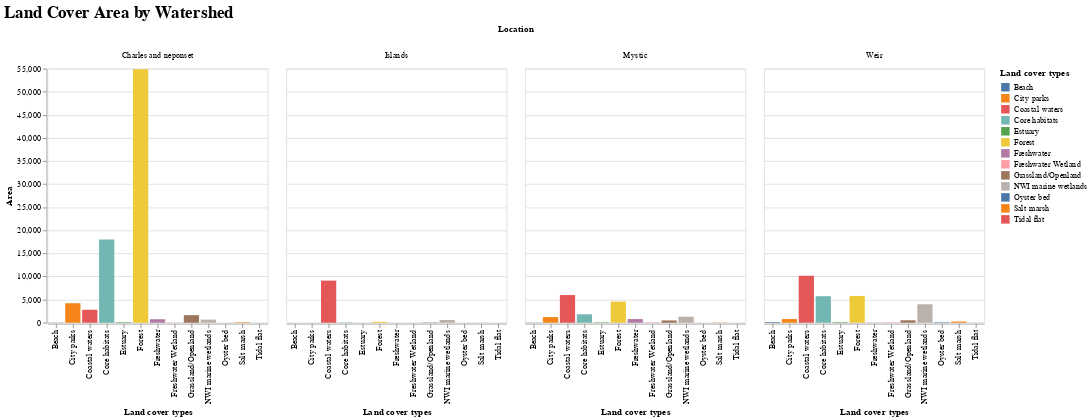

Here is the notebook cell this chart was saved with:
### Code cell
table3chart = alt.Chart(table3).mark_bar().encode(
    x='Land cover types:N',
    y='Area:Q',
    color='Land cover types:N',
    column='Location:N').properties(title='Land Cover Area by Watershed')

table3chart.configure_title(
    fontSize=20,
    font='Arial',
    anchor='start',
    color='black')

### Figure 1 — Vega-Lite specification as saved in the notebook (floating-point values rounded to 4 significant figures)
{"config": {"view": {"continuousWidth": 400, "continuousHeight": 300}, "title": {"anchor": "start", "color": "black", "font": "Arial", "fontSize": 20}}, "data": {"name": "data-ada309f7a08a96de0efd801acb5584e3"}, "mark": "bar", "encoding": {"color": {"field": "Land cover types", "type": "nominal"}, "column": {"field": "Location", "type": "nominal"}, "x": {"field": "Land cover types", "type": "nominal"}, "y": {"field": "Area", "type": "quantitative"}}, "title": "Land Cover Area by Watershed", "$schema": "https://vega.github.io/schema/vega-lite/v4.17.0.json", "datasets": {"data-ada309f7a08a96de0efd801acb5584e3": [{"Land cover types": "NWI marine wetlands", "Location": "Mystic", "Area": 1299.0}, {"Land cover types": "Salt marsh", "Location": "Mystic", "Area": 46.8}, {"Land cover types": "Freshwater Wetland", "Location": "Mystic", "Area": 94.3}, {"Land cover types": "City parks", "Location": "Mystic", "Area": 1215.0}, {"Land cover types": "Beach", "Location": "Mystic", "Area": 35.25}, {"Land cover types": "Freshwater", "Location": "Mystic", "Area": 786.2}, {"Land cover types": "Oyster bed", "Location": "Mystic", "Area": 0.0}, {"Land cover types": "Estuary", "Location": "Mystic", "Area": 86.48}, {"Land cover types": "Tidal flat", "Location": "Mystic", "Area": 6.68}, {"Land cover types": "Forest", "Location": "Mystic", "Area": 4574.0}, {"Land cover types": "Grassland/Openland", "Location": "Mystic", "Area": 491.0}, {"Land cover types": "Core habitats", "Location": "Mystic", "Area": 1823.0}, {"Land cover types": "Coastal waters", "Location": "Mystic", "Area": 5985.0}, {"Land cover types": "NWI marine wetlands", "Location": "Charles and neponset", "Area": 671.4}, {"Land cover types": "Salt marsh", "Location": "Charles and neponset", "Area": 108.4}, {"Land cover types": "Freshwater Wetland", "Location": "Charles and neponset", "Area": 40.8}, {"Land cover types": "City parks", "Location": "Charles and neponset", "Area": 4218.0}, {"Land cover types": "Beach", "Location": "Charles and neponset", "Area": 40.54}, {"Land cover types": "Freshwater", "Location": "Charles and neponset", "Area": 752.1}, {"Land cover types": "Oyster bed", "Location": "Charles and neponset", "Area": 0.0}, {"Land cover types": "Estuary", "Location": "Charles and neponset", "Area": 115.2}, {"Land cover types": "Tidal flat", "Location": "Charles and neponset", "Area": 5.6}, {"Land cover types": "Forest", "Location": "Charles and neponset", "Area": 54860.0}, {"Land cover types": "Grassland/Openland", "Location": "Charles and neponset", "Area": 1632.0}, {"Land cover types": "Core habitats", "Location": "Charles and neponset", "Area": 18030.0}, {"Land cover types": "Coastal waters", "Location": "Charles and neponset", "Area": 2801.0}, {"Land cover types": "NWI marine wetlands", "Location": "Weir", "Area": 3990.0}, {"Land cover types": "Salt marsh", "Location": "Weir", "Area": 255.7}, {"Land cover types": "Freshwater Wetland", "Location": "Weir", "Area": 99.92}, {"Land cover types": "City parks", "Location": "Weir", "Area": 790.6}, {"Land cover types": "Beach", "Location": "Weir", "Area": 137.0}, {"Land cover types": "Freshwater", "Location": "Weir", "Area": 33.22}, {"Land cover types": "Oyster bed", "Location": "Weir", "Area": 104.7}, {"Land cover types": "Estuary", "Location": "Weir", "Area": 113.8}, {"Land cover types": "Tidal flat", "Location": "Weir", "Area": 10.0}, {"Land cover types": "Forest", "Location": "Weir", "Area": 5794.0}, {"Land cover types": "Grassland/Openland", "Location": "Weir", "Area": 522.5}, {"Land cover types": "Core habitats", "Location": "Weir", "Area": 5737.0}, {"Land cover types": "Coastal waters", "Location": "Weir", "Area": 10170.0}, {"Land cover types": "NWI marine wetlands", "Location": "Islands", "Area": 583.9}, {"Land cover types": "Salt marsh", "Location": "Islands", "Area": 11.72}, {"Land cover types": "Freshwater Wetland", "Location": "Islands", "Area": 11.18}, {"Land cover types": "City parks", "Location": "Islands", "Area": 5.69}, {"Land cover types": "Beach", "Location": "Islands", "Area": 0.34}, {"Land cover types": "Freshwater", "Location": "Islands", "Area": 0.0}, {"Land cover types": "Oyster bed", "Location": "Islands", "Area": 0.0}, {"Land cover types": "Estuary", "Location": "Islands", "Area": 0.0}, {"Land cover types": "Tidal flat", "Location": "Islands", "Area": 5.6}, {"Land cover types": "Forest", "Location": "Islands", "Area": 199.0}, {"Land cover types": "Grassland/Openland", "Location": "Islands", "Area": 73.9}, {"Land cover types": "Core habitats", "Location": "Islands", "Area": 72.6}, {"Land cover types": "Coastal waters", "Location": "Islands", "Area": 9110.0}]}}
